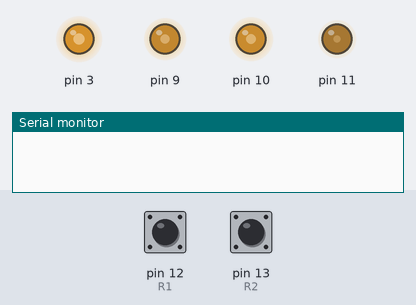
A sketch run on a simulated Arduino Uno, built with avr-gcc and run on an emulated ATmega328P. Shown: output pins drawn as LEDs (lit = HIGH), the last lines printed to the serial monitor. The inputs (shaded band) are chosen by the test bench; at power-on: pin 12 (R1) HIGH, pin 13 (R2) HIGH.

Above: at 1.2 s.
1.3 s: pin 12 (R1) pulled LOW for 3.2 s
At 1.53 s:
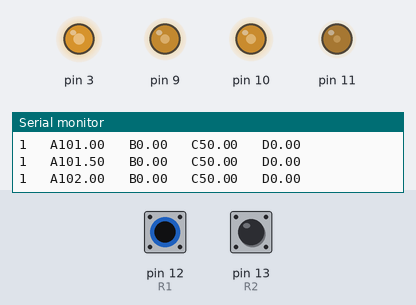
6.0 s: pin 12 (R1) pulled LOW for 1 s
At 7.5 s:
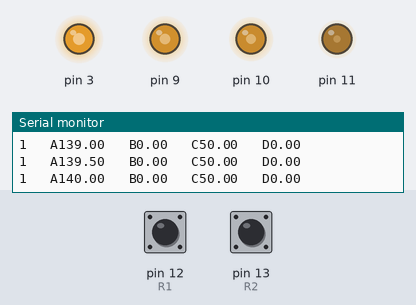
9.0 s: pin 13 (R2) pulled LOW for 0.15 s
At 9.5 s:
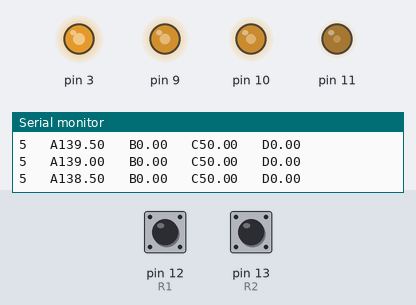
10.6 s: pin 13 (R2) pulled LOW for 1 s
At 11.9 s:
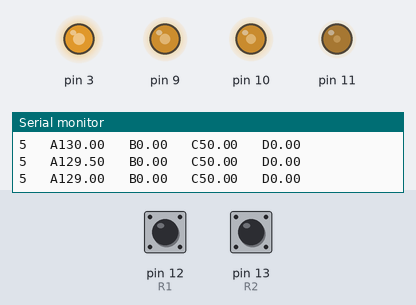
Timing chart, 0 to 13.6 s (numbered marks = the images above; inputs shaded):
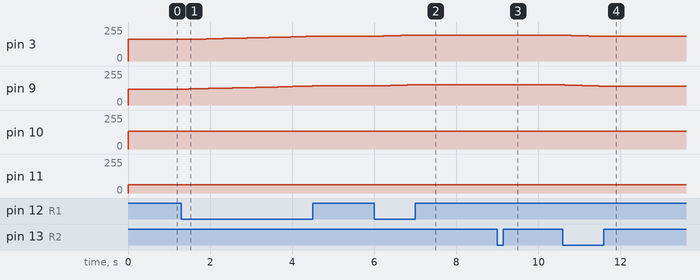

The sketch:

arm_car_arduino.ino
```cpp
#include "bluetooth_driver.h"
#include "arm_ctl.h"
#include "key.h"

#define moveSpeed 10
#define Ts    0.05

long position[4];
float positionf[4];

void setup() {
  // put your setup code here, to run once:

  //初始化串口链路
  init_bluetoothDriver();
  //初始化机械臂电
//  analogWrite(3,0/(180.0/4*3)*(255-63)+63);
//  analogWrite(5,200);
//  analogWrite(6,50);

  positionf[0] = 100;
  positionf[1] = 00;
  positionf[2] = 50;

}

unsigned char key_value = 0;
void loop() {
  // put your main code here, to run repeatedly:
//1.获取需求的工作位置
//  getLongData_bluetoothDriver(0,&position[0]);
//  getLongData_bluetoothDriver(1,&position[1]);
//  getLongData_bluetoothDriver(2,&position[2]);
//  positionf[0] = position[0];
//  positionf[1] = position[1];
//  positionf[2] = position[2];
//2.发送给机械臂

  key_value = getKeyValue();
  switch(key_value)
  {
    case 0:

    break;
    case 1:
    positionf[0]+= moveSpeed * Ts;
    break;
    case 2:
    positionf[1]+= moveSpeed * Ts;
    break;
    case 3:
    positionf[2]+= moveSpeed * Ts;
    break;
    case 4:
    positionf[3]+= moveSpeed * Ts;
    break;
    case 5:
    positionf[0]-= moveSpeed * Ts;
    break;
    case 6:
    positionf[1]-= moveSpeed * Ts;
    break;
    case 7:
    positionf[2]-= moveSpeed * Ts;
    break;
    case 8:
    positionf[3]-= moveSpeed * Ts;
    break;
    }
    if(key_value!=0)
    {
      Serial.print(key_value);
      Serial.print("   A");
      Serial.print(positionf[0]);
      Serial.print("   B");
      Serial.print(positionf[1]);
      Serial.print("   C");
      Serial.print(positionf[2]);
      Serial.print("   D");
      Serial.print(positionf[3]);
      Serial.print('\n');
    }
   limitRange2(positionf[0],20,150);
   limitRange2(positionf[1],-60,100);
   limitRange2(positionf[2],0,130);
   limitRange2(positionf[3],0,70);
  arm_ctl_loop(positionf);
  arm_clamp(positionf[3]);
  delay(Ts*1000);
}
```

arm_ctl.cpp
```cpp
#include "arm_ctl.h"
#include "math.h"
#include "Arduino.h"
/*命名和固有参数
 * 单位 mm s °
**********************************************/

#define L 78.6

#define A_DEF   120   //A点起始角度
#define B_DEF   90   //B点起始角度
#define C_DEF   -90   //A点起始角度

#define servoA(x) analogWrite(3,coverAngle(x))
#define servoB(x) analogWrite(9,coverAngle(x))
#define servoC(x) analogWrite(10,coverAngle(x))
#define servoD(x) analogWrite(11,coverAngle(x))

float A;          //舵机A   基座数 第一个连杆角度
float B;          //舵机B   第二个连杆角度
float C;          //舵机C   转向
float D;          //舵机D   夹具

#define coverAngle(x) (x/180.0*2+0.5)/2*255


/* position[0] 半径
 * position[1] 高度
 * position[2] 旋转
*/
void arm_ctl_loop(float position[3])
{
    float helfDistance;
    float bufa;
    float bufa2;

    helfDistance =sqrt(position[0]*position[0] + position[1]*position[1])/2.0f;
    bufa = asin(-position[1]/(helfDistance * 2))/3.14*180; //考虑第二个角度的符号要反向
    bufa2 = 90 - asin(helfDistance/L)/3.14*180;
    B = 180 - (bufa2 + bufa) - B_DEF;
    A = -(bufa2 - bufa - A_DEF);

    //C = atan(position[1]/position[0])/3.14*180 - C_DEF;
    C = position[2];
    limitRange2(A,0,135);
    limitRange2(B,0,135);
    limitRange2(C,0,135);
    servoA(A);
    servoB(B);
    servoC(C);

}

void arm_clamp(float arg) //夹具控制
{
  D = arg;
  limitRange2(D,0,90);
   servoD(D);
  }
```

arm_ctl.h
```cpp
#ifndef ARM_CTL_H
#define ARM_CTL_H
#define limitRange2(y,x1,x2) y>x2?(y=x2):(y<x1?(y=x1):(y=y))

void arm_clamp(float arg);            //夹子控制 (角度)
void arm_ctl_loop(float position[3]); //运动位置控制 （mm）

#endif
```

communicationWilds.cpp
```cpp
#include "communicationWilds.h"

#include "Arduino.h"

unsigned char COM_rx_buf[COM_RX_LENGTH];
unsigned char COM_rx_buf2[COM_RX_LENGTH]; 	//双缓冲
unsigned char COM_rx_buf_flag=0;				//现在是哪个buf有效<0,1>

unsigned char COM_rx_buf_ana[COM_RX_LENGTH*2];


Data_mem comRegBuf;							//缓冲
Data_mem COM_reg_Data[COM_REG_NUM];			//地址映射
unsigned char reg_have_write[COM_REG_NUM];	//每次收到数据写1,可以被查询到,读取时自动写0


//发送
unsigned char tx_buf[FH_LENGTH];


unsigned char COM_haveNewData(unsigned char *addr)
{
	if(*addr<COM_REG_NUM)
	{
		return reg_have_write[*addr];
	}
	return 0;
}

Data_mem *COM_readReg(unsigned char *addr)
{
	if(*addr<COM_REG_NUM)
	{
			reg_have_write[*addr] = 0;    //已经读取了，写0
			return &COM_reg_Data[*addr];
	}
	return &COM_reg_Data[0];
}


static  int comPointA = 0;//指向帧首，数据刚好开始的那一个
static  int comPointB = 0;//指向帧尾，刚好没有数据的那一个


void COM_anlysis(void)
{
	//1.先将rx_buf/rx_buf2的数据缓冲到rx_buf_ana中
		//更新帧头帧尾
	unsigned char * cPtr;
	if(COM_rx_buf_flag==0)
	{
		cPtr = COM_rx_buf;
	}
	else
	{
		cPtr = COM_rx_buf2;
	}

	if(comPointB>COM_RX_LENGTH) //不能比它大，都在会溢出
	{
		comPointB = 0;//抛弃数据
	}
	if(comPointA>comPointB)
	{
		comPointA = comPointB;
	}


	for(int i=0;i<COM_RX_LENGTH;i++)
	{
		COM_rx_buf_ana[comPointB++] = cPtr[i];

		//conf
		cPtr[i] = 0;							//清除buf
	}
	// end 1.先将rx_buf/rx_buf2的数据缓冲到rx_buf_ana中


	//2.从头到尾开始解析rx_buf_ana
		//解析的数据放到寄存器中
			//帧头帧尾校验正确，否则抛弃
		//更新帧头帧尾

	unsigned char state = 0;
	while(1) //不存在一帧及以上的数据
	{
		while(COM_rx_buf_ana[comPointA] != FH) //等于帧头
		{
			comPointA++;
			if(comPointA==comPointB)	//保证帧头检查不会溢出
			{
				state = 1;  //不再有数据
				break;
			}
		}//定位到帧头

		if((comPointB-comPointA)<FH_LENGTH) //保证buf地址合法性
		{
			state = 1;	//不再有数据
			break;
		}
		if(state == 0)
		{
			unsigned char verify;
			unsigned char addr;						//功能 地址
			addr = COM_rx_buf_ana[++comPointA];
			verify  = addr;
			for(int i=0;i<sizeof(Data_mem);i++)
			{
				comRegBuf.cdata[i] = COM_rx_buf_ana[++comPointA]; //拷贝出数据 //指向最后一个数据
				verify+=comRegBuf.cdata[i];
			}
			if(verify==COM_rx_buf_ana[++comPointA]) //指向校验
			{
				if(addr<COM_REG_NUM)	//地址合法
				{
					for(int i=0;i<sizeof(Data_mem);i++)
					{
						COM_reg_Data[addr].cdata[i]=comRegBuf.cdata[i]; //写入内存
					}
					 reg_have_write[addr] = DATA_NEW;	//更新标识
				}
			}
			comPointA++;
		}
	}
	//3.不能解析的包含帧头数据移到rx_buf_ana的首部
	if(comPointA==comPointB)
	{
		comPointA = comPointB = 0;
	}
	for(int i = 0;i<(comPointB-comPointA);i++)
	{
		COM_rx_buf_ana[i] = COM_rx_buf_ana[comPointA+i];
	}
}

void COM_SendData32(unsigned long *data,unsigned char *addr)
{
	comRegBuf.udata32 = *data;
	tx_buf[0] = 0xAA;
	tx_buf[1] = *addr;
	for(int i=0;i<sizeof(Data_mem);i++)
	{
		tx_buf[2+i] = comRegBuf.cdata[i]; //低字节被先发出去
	}
	tx_buf[6] = tx_buf[1] + tx_buf[2] + tx_buf[3] + tx_buf[4] + tx_buf[5];
	COM_SendCallback(tx_buf,FH_LENGTH);
}
//__weak void COM_SendCallback(unsigned char *pData,unsigned char length)
//{

//}
```

communicationWilds.h
```cpp
#ifndef _COMMUN_Wilds_H
#define _COMMUN_Wilds_H

#ifdef __cplusplus
extern "C"{
#endif

typedef union
{
	float fdata;
	unsigned char cdata[4];
	unsigned long udata32;
}Data_mem;

#define COM_RX_LENGTH 			20
#define COM_REG_NUM 			8

/*
*帧格式：0xAA 长度(整个帧得长度) 功能 数据 校验和{长度+功能+第一个数据} (最长44个字节)
*		2019/9/22 现在定长为一个float数据长度      	 : 0xAA 功能 数据 校验 1+1+4+1 = 7
*/
#define FH 						0xAA									//帧头
#define FH_LENGTH				7
//记得统计内存开销

#define DATA_NEW 1
#define DATA_OLD 1


extern unsigned char COM_rx_buf[COM_RX_LENGTH];
extern unsigned char COM_rx_buf2[COM_RX_LENGTH];

//接收部分
unsigned char COM_haveNewData(unsigned char *addr);						//查询指定地址是否更新了数据
Data_mem *COM_readReg(unsigned char *addr);								//从内存中指定位置读取一个数据
void COM_anlysis(void);
  //需要增加中断和超时


//发送部分
void COM_SendData32(unsigned long *data,unsigned char *addr);
void COM_SendCallback(unsigned char *pData,unsigned char length);		//根据硬件来重写这个函数

#ifdef __cplusplus
}
#endif

#endif
```

key.cpp
```cpp
#include "key.h"
#include "Arduino.h"

#define C1 7    //列地址  引脚序号
#define C2 6
#define C3 5
#define C4 4
#define R1 12  //行地址
#define R2 13

void enableC(unsigned char arg);

unsigned char getKeyValue()
{
  unsigned char R_num = 0;
  unsigned char C_num = 0;
  //查询行
pinMode(R1,INPUT_PULLUP);
pinMode(R2,INPUT_PULLUP);

pinMode(C1,OUTPUT);
pinMode(C2,OUTPUT);
pinMode(C3,OUTPUT);
pinMode(C4,OUTPUT);


digitalWrite(C1,LOW);
digitalWrite(C2,LOW);
digitalWrite(C3,LOW);
digitalWrite(C4,LOW);


R_num = digitalRead(R2);
R_num = R_num << 1;
R_num += digitalRead(R1);


switch(R_num)
{
  case 0:
        R_num = 1;
  break;
  case 1:
        R_num = 2;
  break;
  case 2:
        R_num = 1;
  break;
  case 3:
    return 0; //没有按键按下
 }

for(int i = 0;i<4;i++)
{
  enableC(i);

  if( (digitalRead(R2)+digitalRead(R1)) != 2)
  {
    C_num = i+1;
    break;
  }
}

return (R_num - 1)*4 + C_num;

  //查询列
}

void enableC(unsigned char arg)
{
  pinMode(C1,INPUT);
  pinMode(C2,INPUT);
  pinMode(C3,INPUT);
  pinMode(C4,INPUT);

  switch(arg)
  {
      case 0:
            pinMode(C1,OUTPUT);
      break;
      case 1:
            pinMode(C2,OUTPUT);
      break;
      case 2:
            pinMode(C3,OUTPUT);
      break;
      case 3:
            pinMode(C4,OUTPUT);
      break;
  }
}
```

key.h
```cpp
#ifndef __KEY_H
#define __KEY_H

unsigned char getKeyValue(void);

#endif
```

bluetooth_driver.cpp
```cpp
#include "bluetooth_driver.h"
#include "communicationWilds.h"
#include "Arduino.h"

/*2019/9/22
 * 这个文件用来适配不同的硬件板子
**/

void init_bluetoothDriver(void)
{
  Serial.begin(9600); //设置串口波特率9600
}

unsigned char getAData_bluetoothDriver(unsigned char addr,float *dataPtr)
{
  Data_mem *bufferPtr;

  if(COM_haveNewData(&addr))
  {
    bufferPtr = COM_readReg(&addr);
    *dataPtr = bufferPtr->fdata;
    return 1;
  }
  return 0;
}
unsigned char getLongData_bluetoothDriver(unsigned char addr,long *dataPtr) //从内存中拷贝一个指定的数据
{
  Data_mem *bufferPtr;

  if(COM_haveNewData(&addr))
  {
    bufferPtr = COM_readReg(&addr);
    *dataPtr = bufferPtr->udata32;
    return 1;
  }
  return 0;
}


void sendAData_bluetoothDriver(unsigned char addr,float data) //发送一个浮点数
{
  Data_mem buffer;
  buffer.fdata = data;
  COM_SendData32(&buffer.udata32,&addr);
}
void sendLongData_bluetoothDriver(unsigned char addr,long data) //发送一个32位整数
{
  Data_mem buffer;
  buffer.udata32 = data;
  COM_SendData32(&buffer.udata32,&addr);
}

//物理层

void listen_bluetoothDriver(void) //轮询查询数据
{

  static int out_count = 0;
   out_count++;
  if (Serial.available()>=COM_RX_LENGTH||out_count>1)
  {
    out_count = 0;
    Serial.readBytes(COM_rx_buf,COM_RX_LENGTH);
    COM_anlysis();
  }

}


void COM_SendCallback(unsigned char *pData,unsigned char length) //发送数据 物理层
{
  while(length--)
    {
      unsigned char buf;
      buf = *pData++;
      Serial.write(buf);
    }
}
```

bluetooth_driver.h
```cpp
#ifndef __BLUETOOTH_D_H
#define __BLUETOOTH_D_H

#ifdef __cplusplus
extern "C"{
#endif

void init_bluetoothDriver(void);
unsigned char getAData_bluetoothDriver(unsigned char addr,float *dataPtr);
unsigned char getLongData_bluetoothDriver(unsigned char addr,long *dataPtr);
void sendAData_bluetoothDriver(unsigned char addr,float data);
void sendLongData_bluetoothDriver(unsigned char addr,long data); //发送一个32位整数
void listen_bluetoothDriver(void);
#ifdef __cplusplus
}
#endif

#endif
```

Measured:
- after the input at 1.3 s, pin 3: moves from 162/255 to 185/255 over 3.0 s, starting after 0.13 s; pin 9: moves from 119/255 to 143/255 over 3.2 s, starting at once
- after the input at 6.0 s, pin 3: moves from 185/255 to 195/255 over 0.95 s, starting at once; pin 9: moves from 143/255 to 152/255 over 0.84 s, starting after 0.07 s
- after the input at 9.0 s, pin 3: 195/255 → 194/255 at once, → 193/255 0.11 s later; pin 9: 152/255 → 151/255 after 0.06 s
- after the input at 10.6 s, pin 3: moves from 193/255 to 184/255 over 0.84 s, starting after 0.10 s; pin 9: moves from 151/255 to 141/255 over 0.95 s, starting at once
